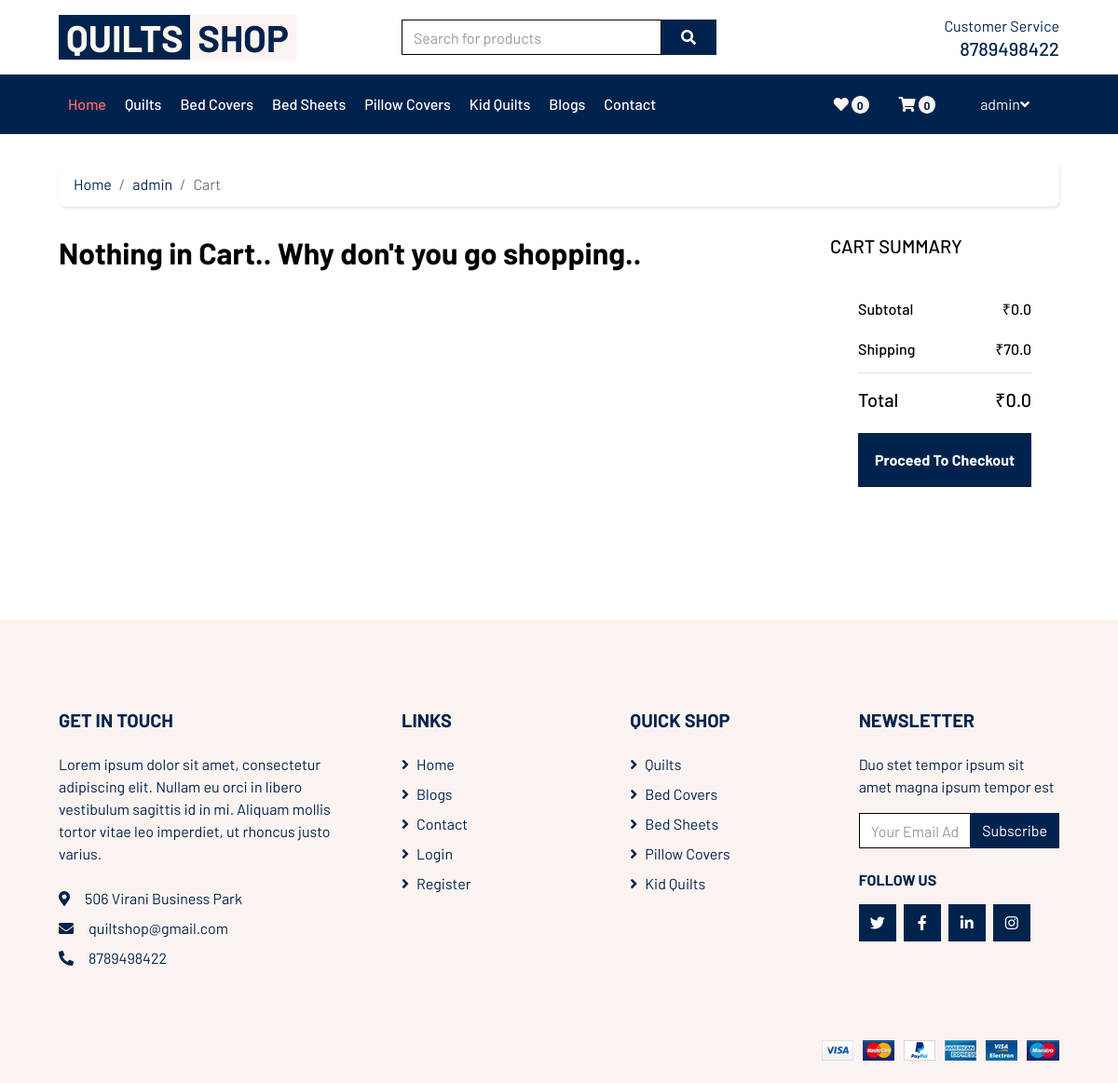
Screenshot of /my-cart/ (signed in) with the database file from the repository.
### myapp/models.py (models this page shows, shortened)
class Information(models.Model):
    bio = models.CharField(max_length=255, null=True)
    address = models.CharField(max_length=255, null=True)
    email = models.EmailField(verbose_name='email address', max_length=255)
    phone = models.CharField(max_length=20, null=True)
    twitter = models.CharField(max_length=255, null=True)
    instagram = models.CharField(max_length=255, null=True)
    linkedin = models.CharField(max_length=255, null=True)
    facebook = models.CharField(max_length=255, null=True)

class User(AbstractBaseUser, PermissionsMixin):
    name  = models.CharField(max_length=225, null=False)
    email = models.EmailField(verbose_name='email address', max_length=255, unique=True)
    phone    = models.CharField(max_length=15, null=True)
    date_joined = models.DateTimeField(auto_now_add=True, blank=True)
    is_active = models.BooleanField(default=True)
    is_admin = models.BooleanField(default=False)
    is_superuser = models.BooleanField(default=False)
    objects = UserManager()
    USERNAME_FIELD = 'email'
    REQUIRED_FIELDS = ['name', 'phone']

### myapp/views.py (the view)
# urls.py: path('my-cart/', views.show_cart, name='cart'),
@login_required
def show_cart(request):
    cart = Cart.objects.filter(user=request.user)
    amount = 0.0
    shipping_amount = 70.0
    total_amount = 0.0
    if cart:
        for p in cart:
            tempamount = (p.quantity * p.variant.discount_price)
            amount += tempamount
            total_amount = amount + shipping_amount
    info = Information.objects.get(id=1)
    wish_count = Wishlist.objects.filter(user=request.user).all().count()
    return render(request, 'cart.html', {'carts': cart, 'amount': amount, 'shipping': shipping_amount, 'total_amount': total_amount, 'cart_count': cart.count(), "wish_count": wish_count, "information": info})

### templates/cart.html (shortened to what this page needs)
{% extends "base.html" %}
{% load static %}
{% block nav-phone %}
<a href="tel:{{information.phone}}">{{information.phone}}</a>
{% endblock nav-phone %}
{% block wishlist %}{{wish_count}}{% endblock wishlist %}
{% block cart %}{{cart_count}}{% endblock cart %}
{% block body %}
<div class="container-fluid">
    <div class="row px-xl-5">
        <div class="col-12">
            <nav class="breadcrumb bg-light mb-30">
                <a class="breadcrumb-item text-dark" href="{% url 'index' %}">Home</a>
                <a class="breadcrumb-item text-dark" href="{% url 'profile' %}">{{request.user.name}}</a>
                <span class="breadcrumb-item active">Cart</span>
            </nav>
        </div>
    </div>
</div>
<div class="container-fluid">
    <div class="row px-xl-5">
        <div class="col-lg-9 mb-5">
            {% if carts %}
            <div class="shopping-cart">
                <div class="title">
                    Shopping Bag
                </div>
                {% for cart in carts %}
                <div class="item row align-items-center px-4 py-2" id="remove-icon{{cart.variant.id}}">
                    <div class="image col-lg-2 col-md-2 col-sm-12 my-2">
                        <img src="{{cart.variant.thumbnail.url}}" alt="{{cart.variant.product.title}}" class="mx-auto d-block" alt="" />
                    </div>
                    <div class="description col-lg-3 col-md-3 col-sm-12 my-2">
                        <span>{{cart.variant.product.title}}</span>
                        <span>{{cart.variant.color}}</span>
                        <span>{{cart.variant.size}}</span>
                    </div>
                    <div class="total-price col-lg-1 col-md-1 col-sm-12 my-2">₹{{cart.variant.discount_price}}</div>
                    <div class="quantity col-lg-3 col-md-3 col-sm-12 my-2">
                        <a class="minus-cart" pid="{{cart.id}}"><i class="fas fa-minus"></i></a>
                        <span style="margin: 0px 12px; font-size: 18px" id="quantity{{cart.id}}">{{cart.quantity}}</span>
                        <a class="plus-cart" pid="{{cart.id}}"><i class="fas fa-plus"></i></a>
                    </div>
                    <div class="total-price col-lg-1 col-md-1 col-sm-12 my-2">
                        ₹<span id="p_amount{{cart.id}}">{{cart.total_amount}}</span>
                    </div>
                    <div class="buttons col-lg-2 col-md-2 col-sm-12 my-2">
                        {% if cart.in_wishlist %}
                        <span class="like-btn"><i id="heart{{cart.variant.id}}" class="fas fa-heart" style="color: red;" aria-hidden="true"></i></span>
                        {% else %}
                        <a href="#" hx-get="{% url 'addwish' cart.variant.id %}" hx-target="#wish-icon{{cart.variant.id}}" hx-swap="outerHTML"><i id="wish-icon{{cart.variant.id}}" class="far fa-heart"></i></a>
                        {% comment %} <a class="wishlist-cart" pid="{{cart.variant.id}}"><span class="like-btn"><i id="heart{{cart.variant.id}}" class="far fa-heart" aria-hidden="true"></i></span></a> {% endcomment %}
                        {% endif %}
                        <a href="#" hx-get="{% url 'remove_cart' cart.variant.id %}" hx-target="#remove-icon{{cart.variant.id}}" hx-swap="outerHTML"><i class="fas fa-times"></i></a>
                        {% comment %} <a href="{% url 'remove_cart' cart.variant.id %}"><span class="delete-btn"><i class="fas fa-times"></i></span></a> {% endcomment %}
                    </div>
                    <hr>
                </div>
                {% endfor %}
            </div>
                {% else %}
                <h2>Nothing in Cart.. Why don't you go shopping..</h2>
                {% endif %}
            </div>
            <div class="col-lg-3">
                <h5 class="section-title position-relative text-uppercase mb-3"><span class="pr-3">Cart
                        Summary</span></h5>
                <div class="bg-light p-30 mb-5">
                    <div class="border-bottom pb-2">
                        <div class="d-flex justify-content-between mb-3">
                            <h6>Subtotal</h6>
                            <h6>₹<span id="amount">{{amount}}</span></h6>
                        </div>
                        <div class="d-flex justify-content-between">
                            <h6 class="font-weight-medium">Shipping</h6>
                            <h6 class="font-weight-medium">₹{{shipping}}</h6>
                        </div>
                    </div>
                    <div class="pt-2">
                        <div class="d-flex justify-content-between mt-2">
                            <h5>Total</h5>
                            <h5>₹<span id="totalamount">{{total_amount}}</span></h5>
                        </div>
                        <a href="{% url 'checkout'%}"
                            class="btn btn-block btn-primary font-weight-bold my-3 py-3">Proceed To Checkout</a>
                    </div>
                </div>
            </div>
        </div>
    </div>
    {% endblock body %}
{% block infos %}
<p class="mb-4">{{information.bio}}</p>
<p class="mb-2"><i class="fa fa-map-marker-alt text-secondary mr-3"></i>{{information.address}}</p>
<p class="mb-2"><i class="fa fa-envelope text-secondary mr-3"></i><a href="mailto:{{information.email}}">{{information.email}}</a></p>
<p class="mb-0"><i class="fa fa-phone-alt text-secondary mr-3"></i><a href="tel:{{information.phone}}">{{information.phone}}</a></p>
{% endblock infos %}
{% block fsocial %}
<div class="d-flex">
    <a class="btn btn-primary btn-square mr-2" href="{{information.twitter}}"><i class="fab fa-twitter"></i></a>
    <a class="btn btn-primary btn-square mr-2" href="{{information.facebook}}"><i class="fab fa-facebook-f"></i></a>
    <a class="btn btn-primary btn-square mr-2" href="{{information.linkedin}}"><i class="fab fa-linkedin-in"></i></a>
    <a class="btn btn-primary btn-square" href="{{information.instagram}}"><i class="fab fa-instagram"></i></a>
</div>
{% endblock fsocial %}

### templates/base.html (shortened to what this page needs)
{% load static %}
<!DOCTYPE html>
<html lang="en">
<head>
    <link href="https://cdnjs.cloudflare.com/ajax/libs/font-awesome/5.10.0/css/all.min.css" rel="stylesheet">
    <link href="{% static 'lib/animate/animate.min.css' %}" rel="stylesheet">
    <link href="{% static 'lib/owlcarousel/assets/owl.carousel.min.css' %}" rel="stylesheet">
    <link href="{% static 'css/style.css' %}" rel="stylesheet">
</head>
<body>
    <div class="container-fluid">
        <div class="row align-items-center bg-light py-3 px-xl-5 d-none d-lg-flex">
            <div class="col-lg-4">
                <a href="" class="text-decoration-none">
                    <span class="h1 text-uppercase text-primary  px-2  " style="background-color: var(--primary-color)";>Quilts</span>
                    <span class="h1 text-uppercase text-dark px-2 ml-n1" style="background-color: #FBF3F0">Shop</span>
                </a>
            </div>
            <div class="col-lg-4 col-6 text-left">
                <form action="{% url 'searched' %}" method="post">
                    <div class="input-group">
                        <input type="text" name="query" class="form-control" placeholder="Search for products">
                        <div  class="input-group-append">
                            <button type="submit" style="background-color: var(--primary-color); border: -1px solid var(--btn-primary-color);">
                                    <i class="fa fa-search px-3 " style="color: #fff;"></i>
                            </button>
                        </div>
                    </div>
                </form>
            </div>
            <div class="col-lg-4 col-6 text-right">
                <p class="m-0">Customer Service</p>
                <h5 class="m-0">{% block nav-phone %}{% endblock nav-phone %}</h5>
            </div>
        </div>
    </div>
    <div class="container-fluid mb-30" style="background-color: #00234D;">
        <div class="row px-xl-5">
            <div class="col-lg-12">
                <nav class="navbar  navbar-expand-lg navbar-dark py-3 py-lg-0 px-0"  style="background-color: #00234D;">
                    <div class="collapse navbar-collapse justify-content-between" id="navbarCollapse">
                        <div class="navbar-nav mr-auto py-0">
                            <a href="{% url 'index' %}" class="nav-item nav-link active ">Home</a>
                            <a href="{% url 'category' 'Quilts' %}" class="nav-item nav-link ">Quilts</a>
                            <a href="{% url 'category' 'Bed Covers' %}" class="nav-item nav-link ">Bed Covers</a>
                            <a href="{% url 'category' 'Bed Sheets' %}" class="nav-item nav-link ">Bed Sheets</a>
                            <a href="{% url 'category' 'Pillow Covers' %}" class="nav-item nav-link ">Pillow Covers</a>
                            <a href="{% url 'category' 'Kid Quilts' %}" class="nav-item nav-link ">Kid Quilts</a>
                            <a href="{% url 'blogs' %}" class="nav-item nav-link ">Blogs</a>
                            <a href="{% url 'contact' %}" class="nav-item nav-link ">Contact</a>
                        </div>
                        <a href="{% url 'wishlist' %}" class="nav-item nav-link">
                            <i class="fas fa-heart text-primary"></i>
                            <span class="badge text-secondary border border-secondary rounded-circle"
                                style="padding-bottom: 2px;">{% block wishlist %}{% endblock wishlist %}</span>
                        </a>
                        <a href="{% url 'cart' %}" class="nav-item nav-link">
                            <i class="fas fa-shopping-cart text-primary"></i>
                            <span class="badge text-secondary border border-secondary rounded-circle"
                                style="padding-bottom: 2px;">{% block cart %}{% endblock cart %}</span>
                        </a>
                        {% if request.user.is_authenticated %}
                        <div class="nav-item dropdown mx-3">
                            <a href="#" class="nav-link  text-primary dropdown-toggle" data-toggle="dropdown">{{request.user.name}}<i class="fa fa-angle-down"></i></a>
                        </div>
                        {% endif %}
                    </div>
                </nav>
            </div>
        </div>
    </div>
    {% block body %}
    {% endblock body %}
    <div class="container-fluid bg-dark text-secondary mt-5 pt-5">
        <div class="row px-xl-5 pt-5">
            <div class="col-lg-4 col-md-12 mb-5 pr-3 pr-xl-5">
                <h5 class="text-secondary text-uppercase mb-4 "><b> Get In Touch</b></h5>
                {% block infos %}
                {% endblock infos %}
            </div>
            <div class="col-lg-8 col-md-12">
                <div class="row">
                    <div class="col-md-4 mb-5">
                        <h5 class="text-secondary text-uppercase mb-4"><b>Links</b></h5>
                        <div class="d-flex flex-column justify-content-start">
                            <a class="text-secondary mb-2" href="{% url 'index' %}"><i class="fa fa-angle-right mr-2"></i>Home</a>
                            <a class="text-secondary mb-2" href="{% url 'blogs' %}"><i class="fa fa-angle-right mr-2"></i>Blogs</a>
                            <a class="text-secondary mb-2" href="{% url 'contact' %}"><i class="fa fa-angle-right mr-2"></i>Contact</a>
                            <a class="text-secondary mb-2" href="{% url 'login' %}"><i class="fa fa-angle-right mr-2"></i>Login</a>
                            <a class="text-secondary" href="{% url 'register' %}"><i class="fa fa-angle-right mr-2"></i>Register</a>
                        </div>
                    </div>
                    <div class="col-md-4 mb-5">
                        <h5 class="text-secondary text-uppercase mb-4"><b>Quick Shop</b></h5>
                        <div class="d-flex flex-column justify-content-start">
                            <a class="text-secondary mb-2" href="{% url 'category' 'Quilts' %}"><i class="fa fa-angle-right mr-2"></i>Quilts</a>
                            <a class="text-secondary mb-2" href="{% url 'category' 'Bed Covers' %}"><i class="fa fa-angle-right mr-2"></i>Bed Covers</a>
                            <a class="text-secondary mb-2" href="{% url 'category' 'Bed Sheets' %}"><i class="fa fa-angle-right mr-2"></i>Bed Sheets</a>
                            <a class="text-secondary mb-2" href="{% url 'category' 'Pillow Covers' %}"><i class="fa fa-angle-right mr-2"></i>Pillow Covers</a>
                            <a class="text-secondary" href="{% url 'category' 'Kid Quilts' %}"><i class="fa fa-angle-right mr-2"></i>Kid Quilts</a>
                        </div>
                    </div>
                    <div class="col-md-4 mb-5">
                        <h5 class="text-secondary text-uppercase mb-4"><b>Newsletter</b></h5>
                        <p>Duo stet tempor ipsum sit amet magna ipsum tempor est</p>
                        <form action="{% url 'subscribe' %}" method="post">
                            <div class="input-group">
                                <input name="email" type="text" class="form-control" placeholder="Your Email Address">
                                <div class="input-group-append">
                                    <button class="btn btn-primary">Subscribe</button>
                                </div>
                            </div>
                        </form>
                        <h6 class="text-secondary text-uppercase mt-4 mb-3"><b>Follow Us</b></h6>
                        {% block fsocial %}
                        {% endblock fsocial %}
                    </div>
                </div>
            </div>
        </div>
        <div class="row border-top mx-xl-5 py-4" style="border-color: rgba(256, 256, 256, .1) !important;">
            <div class="col-md-6 px-xl-0">
            </div>
            <div class="col-md-6 px-xl-0 text-center text-md-right">
                <img class="img-fluid" src="{% static 'img/payments.png' %}" alt="">
            </div>
        </div>
    </div>
</body>
</html>

### rows the page displays
Information: phone "8789498422", bio "Lorem ipsum dolor sit amet, consectetur adipiscing elit. Nullam eu orci in libero vestibulum sagittis id in mi. Aliquam mollis tortor vitae leo imperdiet, ut rhoncus justo varius.", address "506 Virani Business Park", email "quiltshop@gmail.com"
User: user.name "admin"

### other values shown
{{ wish_count }} "0"
{{ cart_count }} "0"
{{ amount }} "0.0"
{{ shipping }} "70.0"
{{ total_amount }} "0.0"
